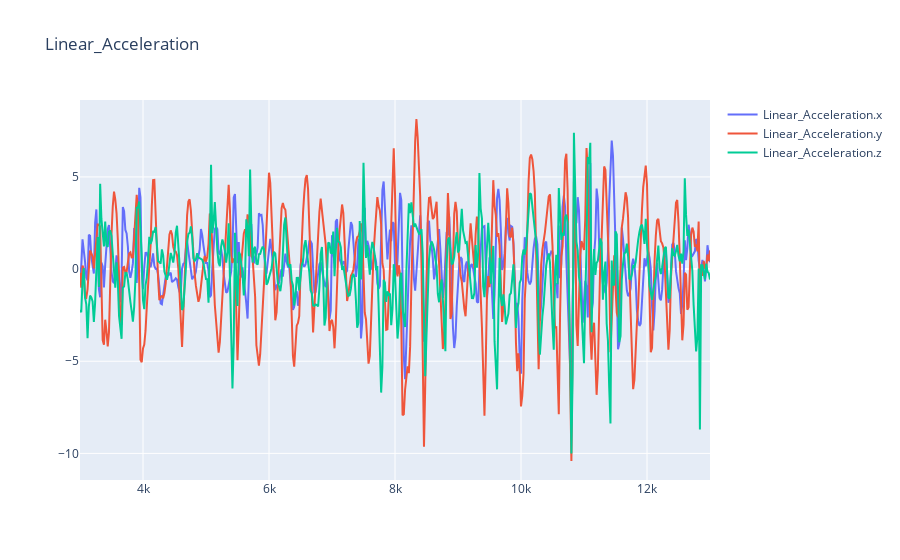
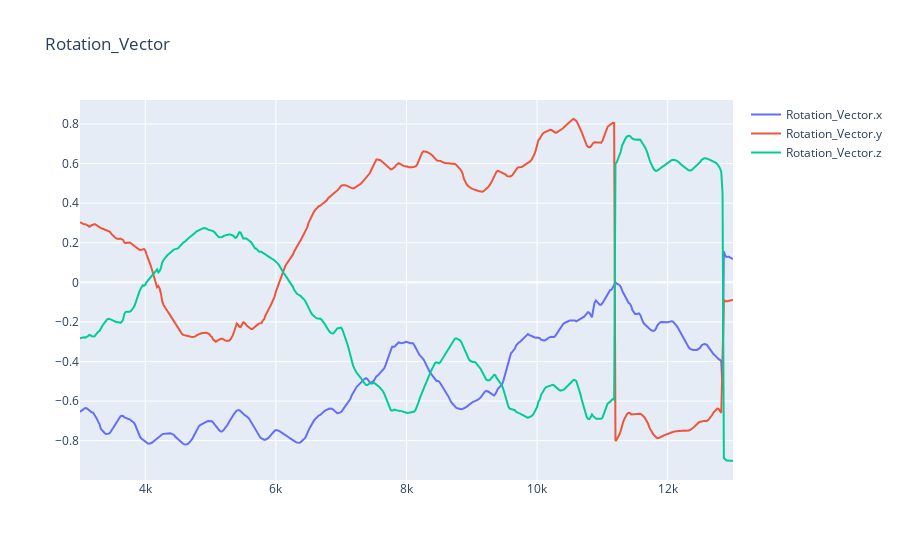

The code cell stored with these charts, in order, in its notebook:
### Code cell
def visualize_all_axes(df_id):
    df = cut_dfs[df_id]
    for sensor in ('Linear_Acceleration', 'Rotation_Vector'):
        fig = go.Figure()
        for axis in ('%s.x', '%s.y', '%s.z'):
            fig.add_trace(go.Scatter(
            y = df[axis % sensor],
            x = df['time'],
            mode = 'lines',
            name=axis % sensor
        ))
        fig.update_layout(title=sensor)
        fig.show()

visualize_all_axes(0)
# peaks_per_df[0].describe

### Figure 1 — Plotly figure (JSON) as saved in the notebook; plotly's stock layout.template omitted (floating-point values rounded to 4 significant figures; data arrays with more than 128 entries replaced by an {"elided": "..."} marker saying what was removed)
{"data": [{"mode": "lines", "name": "Linear_Acceleration.x", "type": "scatter", "x": {"elided": "501 int values"}, "y": {"elided": "501 float values"}}, {"mode": "lines", "name": "Linear_Acceleration.y", "type": "scatter", "x": {"elided": "501 int values"}, "y": {"elided": "501 float values"}}, {"mode": "lines", "name": "Linear_Acceleration.z", "type": "scatter", "x": {"elided": "501 int values"}, "y": {"elided": "501 float values"}}], "layout": {"title": {"text": "Linear_Acceleration"}}}

### Figure 2 — Plotly figure (JSON) as saved in the notebook; plotly's stock layout.template omitted (floating-point values rounded to 4 significant figures; data arrays with more than 128 entries replaced by an {"elided": "..."} marker saying what was removed)
{"data": [{"mode": "lines", "name": "Rotation_Vector.x", "type": "scatter", "x": {"elided": "501 int values"}, "y": {"elided": "501 float values"}}, {"mode": "lines", "name": "Rotation_Vector.y", "type": "scatter", "x": {"elided": "501 int values"}, "y": {"elided": "501 float values"}}, {"mode": "lines", "name": "Rotation_Vector.z", "type": "scatter", "x": {"elided": "501 int values"}, "y": {"elided": "501 float values"}}], "layout": {"title": {"text": "Rotation_Vector"}}}
